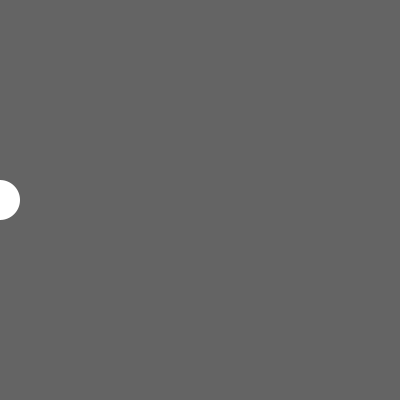
Frame 1 (no input)
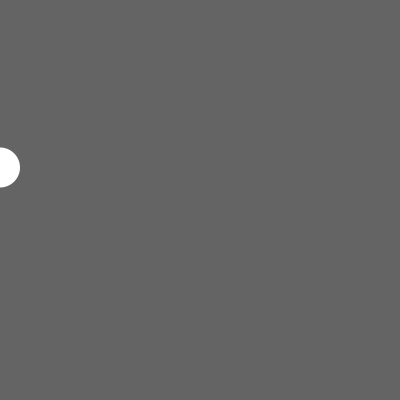
Frame 60 (the mouse pressed at the canvas centre just before this capture)
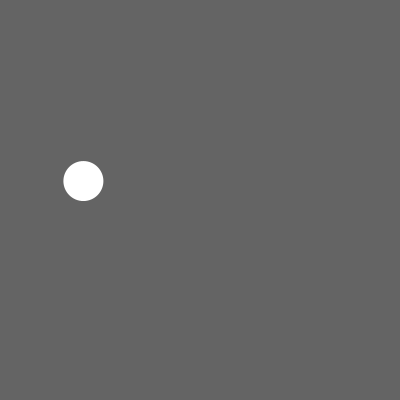
Frame 120 (the mouse held since frame 60 and released just before this capture)

The Processing sketch that drew these frames (run headless with seeded random() and noise(); from frame 60 on, the mouse is pressed at the canvas centre):

// Processing sketch: LerpTarget
// ── LerpTarget.pde
// LerpTarget
//
// Linear interpolation towards a target.
//
// Move the mouse and the circle will follow.
//
// Dan Wilcox danomatika.com 2016

float x, y;
float targetX, targetY;

// lerp position, percentage 0-1 where:
// 0.0 aka 0% is at the start value
// 1.0 aka 100% is at the end value
// &
// 0.5 aka 50% is half way between, etc
float lpos = 0; 

void setup() {
  size(400, 400);
  
  x = 0;
  y = height/2;
  
  targetX = width-20;
  targetY = 0;
}

void draw() {
  background(100);
  
  x = lerp(x, mouseX, lpos);
  y = lerp(y, mouseY, lpos);
  if(lpos < 1.0) { // move if not at 1.0 aka 100%
    lpos = lpos + 0.0001;
  }
  
  noStroke();
  ellipse(x, y, 40, 40);
}
